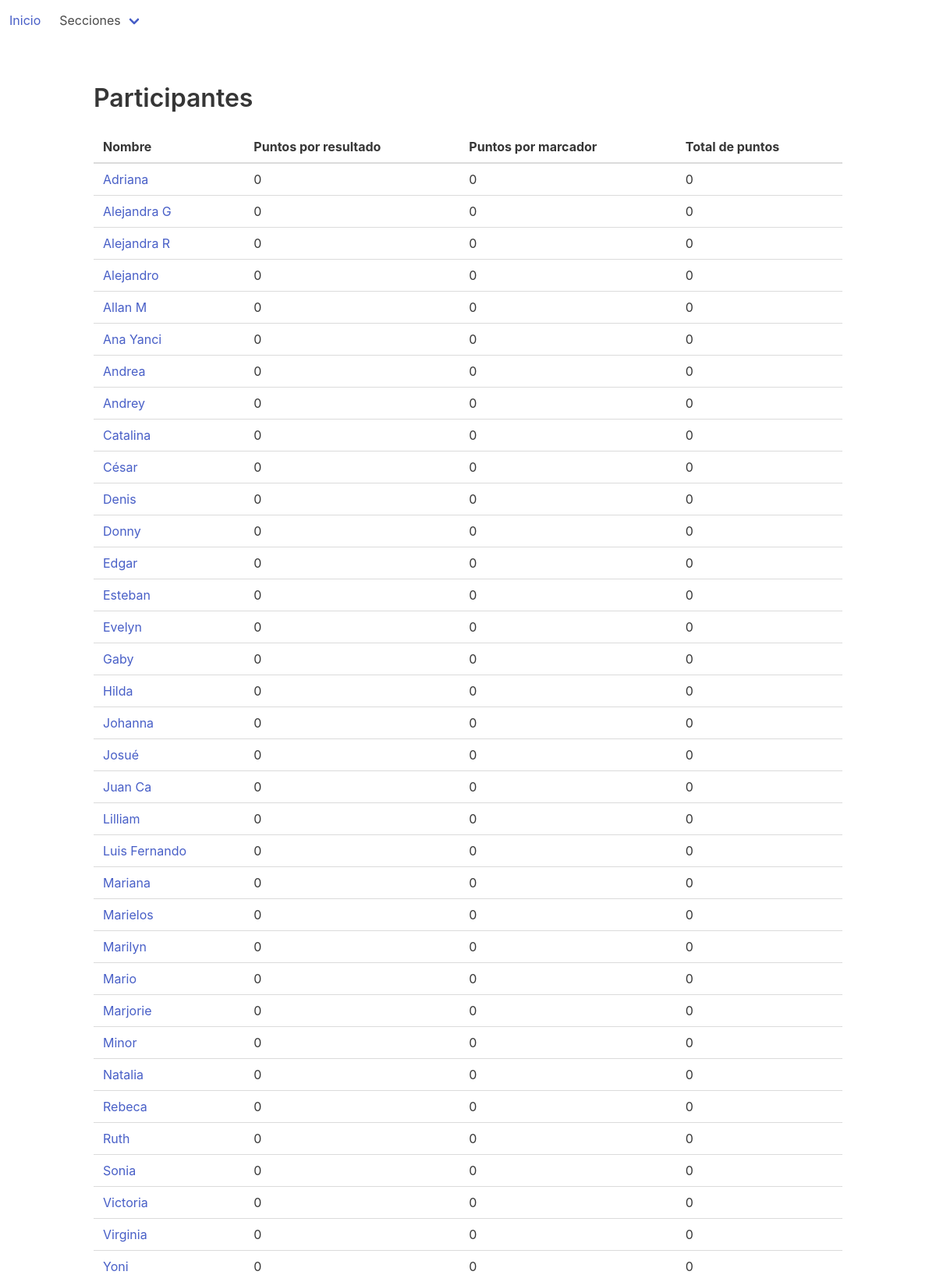
The app's page /dashboard/gamblers, older data.
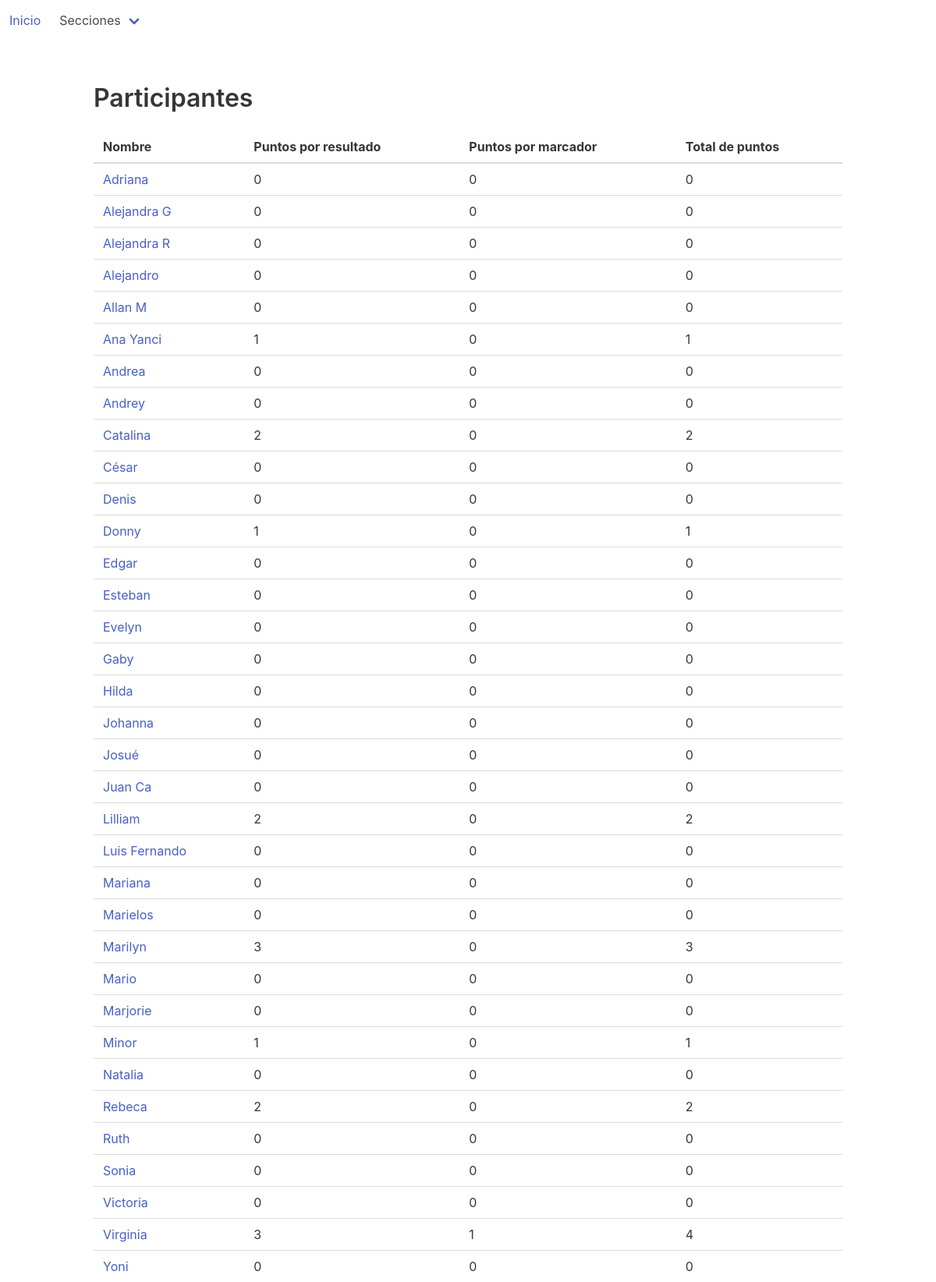
The same page, newer data.
### dashboard/models.py (models this page shows, shortened)
class Gambler(models.Model):
    name = models.CharField(max_length=48)
    points_result = models.IntegerField(default=0)
    points_score = models.IntegerField(default=0)
    points_8vo = models.IntegerField(default=0)
    points_4vo = models.IntegerField(default=0)
    points_semi = models.IntegerField(default=0)
    points_3er = models.IntegerField(default=0)
    points_final = models.IntegerField(default=0)
    class Meta:
        ordering = ["name"]

### dashboard/views.py (the view)
class GamblerListView(ListView):
    model = Gambler
    def get_queryset(self):
        queryset = super(GamblerListView, self).get_queryset()
        return queryset.all().exclude(pk=1)

### dashboard/templatetags/custom_tags.py (called while the page is built)
@register.filter()
def total_points(value, arg):
    gambler = Gambler.objects.get(name=arg)
    points = gambler.points_semi + gambler.points_score + gambler.points_final + gambler.points_8vo+gambler.points_4vo + gambler.points_3er + gambler.points_result
    return str(points)

### templates/dashboard/gambler_list.html (shortened to what this page needs)
{% extends 'base.html' %}
{% load custom_tags %}
{% block content %}
    <h1 class="title">Participantes</h1>
    <table class="table">
        <thead>
        <tr>
            <th>Nombre</th>
            <th>Puntos por resultado </th>
            <th>Puntos por marcador </th>
            <th>Total de puntos</th>
        </tr>
        </thead>
        <tbody>
        {% for gambler in gambler_list %}
            <tr>
                <td><a href="{% url 'gambler-detail' gambler.pk %}">{{ gambler.name }}</a></td>
                <td>{{ gambler.points_result }}</td>
                <td>{{ gambler.points_score }}</td>
                <td>{{ value|total_points:gambler.name }}</td>
            </tr>
        {% endfor %}
        </tbody>
    </table>
{% endblock %}

### templates/base.html (shortened to what this page needs)
<!DOCTYPE HTML PUBLIC "-//W3C//DTD HTML 4.01//EN">
<html lang="en">
<head>
    <link rel="stylesheet" href="https://cdnjs.cloudflare.com/ajax/libs/bulma/0.6.1/css/bulma.min.css">
</head>
<body>
{% include 'includes/nav.html' %}
<div class="container">
    <div class="content">
        <br>
        {% block content %}
        {% endblock %}
    </div>
</div>
</body>
</html>

### templates/includes/nav.html (shortened to what this page needs)
<nav class="navbar is-transparent">
    <div id="navbar-menu" class="navbar-menu">
        <div class="navbar-start">
            <a class="navbar-item" href="{% url 'index' %}">
                Inicio
            </a>
            <div class="navbar-item has-dropdown is-hoverable">
                <a class="navbar-link" href="#">
                    Secciones
                </a>
            </div>
        </div>
    </div>
</nav>

Row changes from the older to the newer data that the page shows:
changed Gambler "Ana Yanci": points_result "0" → "1"; name+points_semi+points_score "0" → "1"
changed Gambler "Catalina": points_result "0" → "2"; name+points_semi+points_score "0" → "2"
changed Gambler "Donny": points_result "0" → "1"; name+points_semi+points_score "0" → "1"
changed Gambler "Lilliam": points_result "0" → "2"; name+points_semi+points_score "0" → "2"
changed Gambler "Marilyn": points_result "0" → "3"; name+points_semi+points_score "0" → "3"
changed Gambler "Minor": points_result "0" → "1"; name+points_semi+points_score "0" → "1"
changed Gambler "Rebeca": points_result "0" → "2"; name+points_semi+points_score "0" → "2"
changed Gambler "Virginia": points_result "0" → "3"; points_score "0" → "1"; name+points_semi+points_score "0" → "4"
